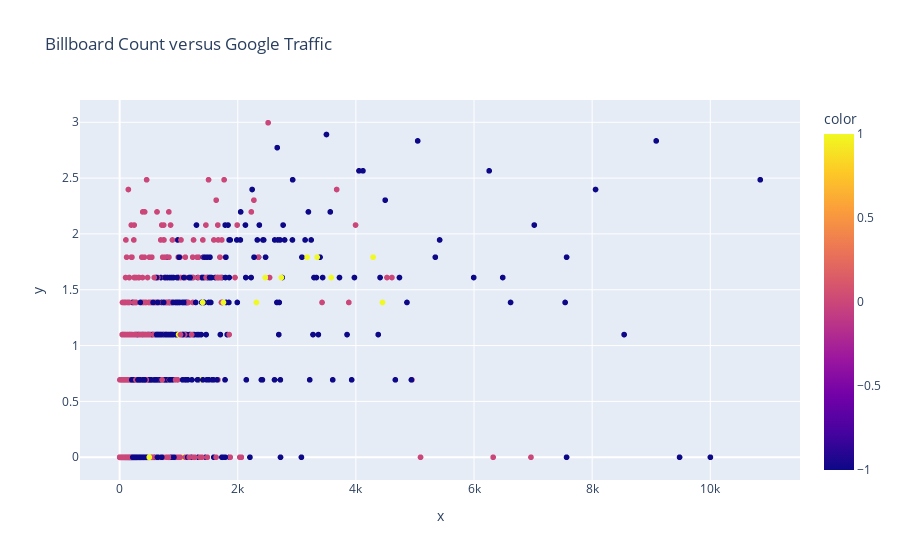

Here is the notebook cell this chart was saved with:
### Code cell
fig = px.scatter(x=np.divide(Y_1, Y_4), y=np.log(Y_3), hover_data=[artist_name], title="Billboard Count versus Google Traffic",color=Y_5)
fig.show()

### Figure 1 — Plotly figure (JSON) as saved in the notebook; plotly's stock layout.template omitted (floating-point values rounded to 4 significant figures; data arrays with more than 128 entries replaced by an {"elided": "..."} marker saying what was removed)
{"data": [{"customdata": {"elided": "2182x1 str values"}, "hovertemplate": "x=%{x}<br>y=%{y}<br>hover_data_0=%{customdata[0]}<br>color=%{marker.color}<extra></extra>", "legendgroup": "", "marker": {"color": {"elided": "2182 int values"}, "coloraxis": "coloraxis", "symbol": "circle"}, "mode": "markers", "name": "", "showlegend": false, "type": "scattergl", "x": {"elided": "2182 float values"}, "xaxis": "x", "y": {"elided": "2182 float values"}, "yaxis": "y"}], "layout": {"coloraxis": {"colorbar": {"title": {"text": "color"}}, "colorscale": [[0, "#0d0887"], [0.1111, "#46039f"], [0.2222, "#7201a8"], [0.3333, "#9c179e"], [0.4444, "#bd3786"], [0.5556, "#d8576b"], [0.6667, "#ed7953"], [0.7778, "#fb9f3a"], [0.8889, "#fdca26"], [1, "#f0f921"]]}, "legend": {"tracegroupgap": 0}, "title": {"text": "Billboard Count versus Google Traffic"}, "xaxis": {"anchor": "y", "domain": [0, 1], "title": {"text": "x"}}, "yaxis": {"anchor": "x", "domain": [0, 1], "title": {"text": "y"}}}}
